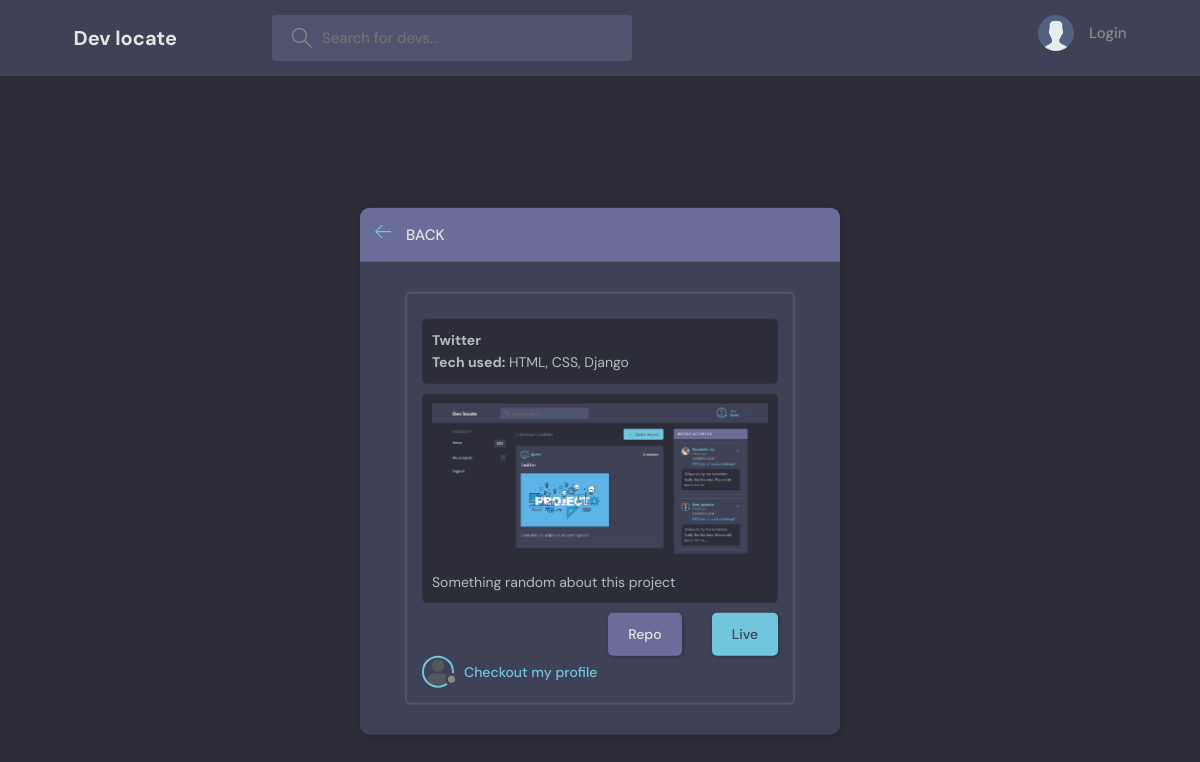
The page /project2/ on the database its author committed.
### projects/models.py (models this page shows, shortened)
class Project(models.Model):
    engineer = models.ForeignKey(Engineer, on_delete=models.CASCADE)
    name = models.CharField(max_length=100)
    tech_used = models.CharField(max_length=200)
    updated = models.DateTimeField(auto_now=True)
    created = models.DateTimeField(auto_now_add=True)
    image = models.ImageField(default="project.png")
    description = models.TextField(null=True, blank=True)
    repo_url = models.URLField(null=True, blank=True)
    live_url = models.URLField(null=True, blank=True)
    make_public = models.BooleanField(default=False)
    @property
    def image_url(self):
        try:
            url = self.image.url
        except:
            url = ""
        return url
    class Meta:
        ordering = ["-created"]

### accounts/models.py (models this page shows, shortened)
class Engineer(AbstractUser):
    username = models.CharField(max_length=200, null=True)
    email = models.EmailField(unique=True, null=True)
    bio = models.TextField()
    avatar = models.ImageField(default="profile.png")
    country = models.CharField(max_length=200)
    years_of_experience = models.PositiveIntegerField(null=True, blank=True)
    tech_stack = models.CharField(null=True, blank=True, max_length=300)
    inbox = models.ForeignKey(Message, null=True, on_delete=models.CASCADE)
    USERNAME_FIELD = "email"
    REQUIRED_FIELDS = ["username"]

### projects/views.py (the view)
# urls.py: path("project<str:pk>/", ProjectDetail.as_view(), name="detail_project"),
class ProjectDetail(DetailView):
    model = Project
    template_name = "../templates/detail.html"

### templates/detail.html
{% extends 'base.html' %}
{% block content %}
<main class="layout">
    <div class="container">
        <div class="layout__box" style="margin-top: 50px;">
            <div class="layout__boxHeader">
                <div class="layout__boxTitle">
                    <a href="{{request.META.HTTP_REFERER}}">
                        <svg version="1.1" xmlns="http://www.w3.org/2000/svg" width="32" height="32" viewBox="0 0 32 32">
                            <title>arrow-left</title>
                            <path
                                    d="M13.723 2.286l-13.723 13.714 13.719 13.714 1.616-1.611-10.96-10.96h27.625v-2.286h-27.625l10.965-10.965-1.616-1.607z"
                            ></path>
                        </svg>
                    </a>
                    <h3>back</h3>
                </div>
            </div>
            <div class="activities-page layout__body">
                <div class="activities__box">
                    <div class="activities__boxContent">
                        <div class="activities__boxRoomContent">
                            <h1>{{project.name|title}}</h1>
                            <span><strong>Tech used:</strong> {{project.tech_used}}</span>
                        </div>
                        <div class="activities__boxRoomContent">
                            <img src="{{project.image_url}}">
                            {{project.description}}
                        </div>
                        <div class="form__action" style="margin-top: 10px;">
                            <a class="btn btn--dark" target="_blank" href="{{project.repo_url}}">Repo</a>
                            <a class="btn btn--main" target="_blank" href="{{project.live_url}}">Live</a>
                        </div>
                    </div>
                    <div class="activities__boxHeader roomListRoom__header">
                        <a href="{% url 'profile' project.engineer.id %}" class="roomListRoom__author">
                            <div class="avatar avatar--small">
                                <img src="{{project.engineer.avatar.url}}" />
                            </div>
                            <p>
                                Checkout my profile
                            </p>
                        </a>
                    </div>
                </div>
            </div>
        </div>
    </div>
</main>
{% endblock %}

### static/style.css (style rules this page uses)
:root { --color-main: #71c6dd; --color-main-light: #e1f6fb; --color-dark: #3f4156; --color-dark-medium: #51546e; --color-dark-light: #696d97; --color-light: #e5e5e5; --color-gray: #8b8b8b; --color-light-gray: #b2bdbd; --color-bg: #2d2d39; --color-success: #5dd693; --color-error: #fc4b0b; }
* { font-family: "DM Sans", -apple-system, BlinkMacSystemFont, "Segoe UI", Roboto, Oxygen, Ubuntu, Cantarell, "Open Sans", "Helvetica Neue", sans-serif; margin: 0; padding: 0; box-sizing: border-box; text-rendering: optimizeLegibility; font-size: inherit; }
html { font-size: 56.25%; }
@media only screen and (min-width: 1200px) { html { font-size: 62.5%; } }
body { line-height: 1.6; font-weight: 400; font-size: 1.5rem; color: var(--color-light-gray); background-color: var(--color-bg); min-height: 100vh; }
img { width: 100%; }
a { display: inline-block; color: var(--color-main); text-decoration: none; }
.container { max-width: 120rem; width: 90%; margin: auto; }
.btn { background-color: transparent; border: none; display: inline-flex; align-items: center; gap: 1rem; cursor: pointer; transition: all ease-in-out 0.3s; padding: 1rem 2rem; border-radius: 5px; box-shadow: 1px 1px 3px 1px rgba(0, 0, 0, 0.15); font-weight: 500; }
.btn--main { background-color: var(--color-main); color: var(--color-dark); }
.btn--dark { background-color: var(--color-dark-light); color: var(--color-light); }
.avatar { position: relative; display: inline-block; border-radius: 50%; border: 2px solid var(--color-main); }
.avatar img { display: block; border-radius: 50%; object-fit: cover; object-position: center; }
.avatar::after { content: ""; display: block; position: absolute; background-color: var(--color-gray); z-index: 111; border-radius: 50%; border: 0.3rem solid var(--color-dark); }
.avatar.avatar--small img { width: 2.8rem; height: 2.8rem; }
.avatar.avatar--small:after { width: 0.7rem; height: 0.7rem; bottom: 0px; right: -6px; }
.layout { margin-top: 2.4rem; }
.layout > .container { display: flex; justify-content: space-between; align-items: flex-start; }
.layout__box { width: 90%; max-width: 48rem; min-height: 40rem; position: absolute; top: 50%; left: 50%; transform: translate(-50%, -46%); background-color: var(--color-dark); border-radius: 1rem; box-shadow: 1px 1px 6px 3px rgba(0, 0, 0, 0.1); overflow: hidden; }
.layout__boxHeader { display: flex; padding: 1.5rem; background-color: var(--color-dark-light); }
.layout__boxTitle { display: flex; gap: 1.5rem; align-items: center; }
.layout__boxTitle h3 { text-transform: uppercase; font-weight: 500; color: var(--color-light); }
.layout__boxTitle svg { width: 1.6rem; height: 1.6rem; fill: var(--color-main); }
.layout__body { margin: 3rem; }
.form__action { display: flex; justify-content: flex-end; gap: 3rem; }
.roomListRoom__header { display: flex; justify-content: space-between; align-items: center; }
.roomListRoom__author { font-weight: 500; display: flex; align-items: center; gap: 1rem; }
.activities__box { margin: 1.5rem; padding: 1.5rem; border: 2px solid var(--color-dark-medium); border-radius: 5px; }
.activities__boxHeader p { font-size: 1.4rem; line-height: 1.3; }
.activities__boxContent { margin-left: 4.2rem; }
.activities__boxContent { font-size: 1.4rem; }
.activities__boxRoomContent { background: var(--color-bg); padding: 1rem; border-radius: 5px; margin-top: 1rem; margin-left: -4.2rem; }

### rows shown on the page
Project: name "Twitter", tech_used "HTML, CSS, Django", image_url (picture), description "Something random about this project", engineer.avatar (placeholder picture)
